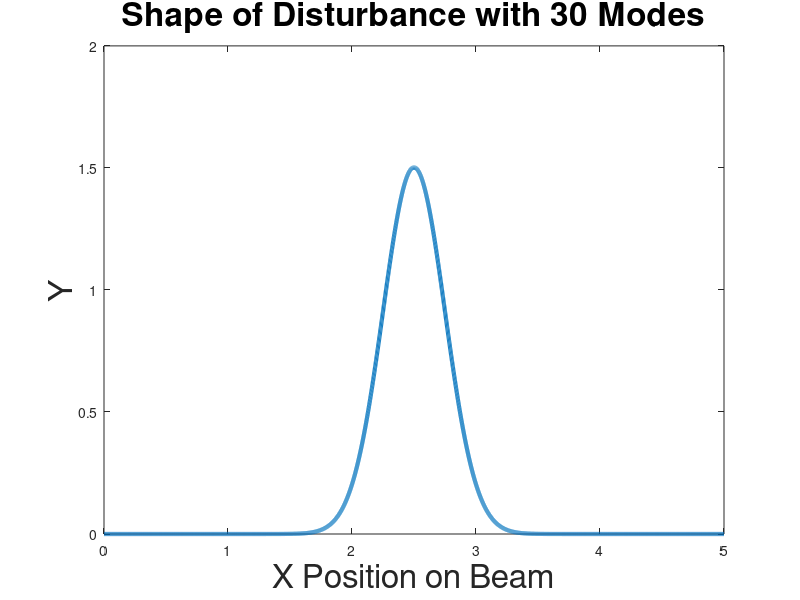

Write MATLAB code to recreate this figure.
clf;clc;clear;
Length            = 5; %0.4573        ;%length
NumNode           = 10000  ;%number of modes
Stiffness         = 0.491; %0.491      ;
MassDensity       = 0.093; %  0.093
DampingVis        = 0.0013;%0.0013     ;
DampingKV         = 0.0000649;%0.00000000000649  ;%0.0000649 
ActLoc            = Length*0.3 ; 
SenLoc            = Length*0.7 ; 
ActWidth          = Length*0.01; % 0.01
SenWidth          = Length*0.01;
StateWeight       = 1          ;%state weight in the cost function
ControlWeight     = 1          ;%control weight in the cost function, must be one for unitary assumpt of zhou for Riccaties page 376
DisturbanceEnergy = 1000          ;
DisturbanceMean   = Length*0.5 ;%disturbance is a gaussian function
DisturbanceVar    = Length*0.05;
DistWeightOnMeasurement = 1    ; % must be one for unitary assumption of zhou page 376
NumLoc            = 100;        

L = Length;
sensorLoc = SenLoc;
sensorWidth = SenWidth;
DisturbanceWidth = DisturbanceVar;
dx   = 0.001;
x    = 0:dx:L;


Disutrbance    = exp((-1/2)*((x-DisturbanceMean)/DisturbanceWidth).^2); %Disturbance a normalized gaussian function
Disutrbance    = Disutrbance/(norm(Disutrbance)*sqrt(dx));          %Normalizing L2 norm to one


plot(x,Disutrbance,'LineWidth',3);
hold off;
xlabel('X Position on Beam');
ylabel('Y');
title('Shape of Disturbance with 30 Modes');
set(findall(gcf,'type','text'),'fontSize',24);
